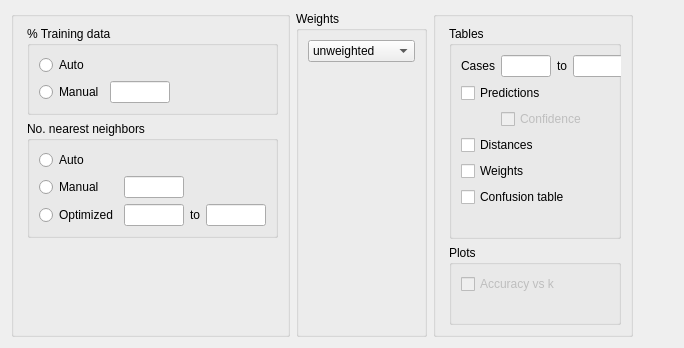
    <widget class="QWidget" name="advancedOptions_2" native="true">
     <layout class="QGridLayout" name="gridLayout_8">
      <item row="0" column="0">
       <widget class="BoundGroupBox" name="bayesFactorType_2">
        <property name="sizePolicy">
         <sizepolicy hsizetype="Fixed" vsizetype="Minimum">
          <horstretch>0</horstretch>
          <verstretch>0</verstretch>
         </sizepolicy>
        </property>
        <property name="title">
         <string/>
        </property>
        <property name="flat">
         <bool>false</bool>
        </property>
        <layout class="QGridLayout" name="gridLayout_16">
         <property name="leftMargin">
          <number>13</number>
         </property>
         <item row="0" column="0">
          <widget class="BoundGroupBox" name="percentageTrainingData">
           <property name="title">
            <string>% Training data</string>
           </property>
           <property name="flat">
            <bool>false</bool>
           </property>
           <layout class="QGridLayout" name="gridLayout_22">
            <item row="1" column="0">
             <widget class="QRadioButton" name="manual_1">
              <property name="sizePolicy">
               <sizepolicy hsizetype="Fixed" vsizetype="Fixed">
                <horstretch>0</horstretch>
                <verstretch>0</verstretch>
               </sizepolicy>
              </property>
              <property name="text">
               <string>Manual</string>
              </property>
             </widget>
            </item>
            <item row="1" column="1">
             <widget class="BoundTextBox" name="trainingDataManual">
              <property name="sizePolicy">
               <sizepolicy hsizetype="Fixed" vsizetype="Preferred">
                <horstretch>0</horstretch>
                <verstretch>0</verstretch>
               </sizepolicy>
              </property>
              <property name="minimumSize">
               <size>
                <width>60</width>
                <height>0</height>
               </size>
              </property>
              <property name="maximumSize">
               <size>
                <width>60</width>
                <height>16777215</height>
               </size>
              </property>
             </widget>
            </item>
            <item row="1" column="2">
             <spacer name="horizontalSpacer_2">
              <property name="orientation">
               <enum>Qt::Horizontal</enum>
              </property>
              <property name="sizeHint" stdset="0">
               <size>
                <width>40</width>
                <height>20</height>
               </size>
              </property>
             </spacer>
            </item>
            <item row="0" column="0">
             <widget class="QRadioButton" name="auto_1">
              <property name="sizePolicy">
               <sizepolicy hsizetype="Fixed" vsizetype="Fixed">
                <horstretch>0</horstretch>
                <verstretch>0</verstretch>
               </sizepolicy>
              </property>
              <property name="text">
               <string>Auto</string>
              </property>
             </widget>
            </item>
           </layout>
          </widget>
         </item>
         <item row="1" column="0">
          <widget class="BoundGroupBox" name="noOfNearestNeighbours">
           <property name="title">
            <string>No. nearest neighbors</string>
           </property>
           <property name="flat">
            <bool>false</bool>
           </property>
           <layout class="QGridLayout" name="gridLayout_17">
            <item row="1" column="0">
             <widget class="QRadioButton" name="manual_2">
              <property name="sizePolicy">
               <sizepolicy hsizetype="Fixed" vsizetype="Fixed">
                <horstretch>0</horstretch>
                <verstretch>0</verstretch>
               </sizepolicy>
              </property>
              <property name="text">
               <string>Manual</string>
              </property>
             </widget>
            </item>
            <item row="0" column="0">
             <widget class="QRadioButton" name="auto_2">
              <property name="sizePolicy">
               <sizepolicy hsizetype="Fixed" vsizetype="Fixed">
                <horstretch>0</horstretch>
                <verstretch>0</verstretch>
               </sizepolicy>
              </property>
              <property name="text">
               <string>Auto</string>
              </property>
             </widget>
            </item>
            <item row="1" column="1">
             <widget class="BoundTextBox" name="nearestNeighboursCount">
              <property name="sizePolicy">
               <sizepolicy hsizetype="Fixed" vsizetype="Preferred">
                <horstretch>0</horstretch>
                <verstretch>0</verstretch>
               </sizepolicy>
              </property>
              <property name="minimumSize">
               <size>
                <width>60</width>
                <height>0</height>
               </size>
              </property>
              <property name="maximumSize">
               <size>
                <width>60</width>
                <height>16777215</height>
               </size>
              </property>
             </widget>
            </item>
            <item row="2" column="2">
             <widget class="QLabel" name="label_to">
              <property name="text">
               <string>to</string>
              </property>
             </widget>
            </item>
            <item row="2" column="0">
             <widget class="QRadioButton" name="optimized_2">
              <property name="sizePolicy">
               <sizepolicy hsizetype="Fixed" vsizetype="Fixed">
                <horstretch>0</horstretch>
                <verstretch>0</verstretch>
               </sizepolicy>
              </property>
              <property name="text">
               <string>Optimized</string>
              </property>
             </widget>
            </item>
            <item row="2" column="1">
             <widget class="BoundTextBox" name="optimizedFrom">
              <property name="sizePolicy">
               <sizepolicy hsizetype="Fixed" vsizetype="Preferred">
                <horstretch>0</horstretch>
                <verstretch>0</verstretch>
               </sizepolicy>
              </property>
              <property name="minimumSize">
               <size>
                <width>60</width>
                <height>0</height>
               </size>
              </property>
              <property name="maximumSize">
               <size>
                <width>60</width>
                <height>16777215</height>
               </size>
              </property>
             </widget>
            </item>
            <item row="2" column="3">
             <widget class="BoundTextBox" name="optimizedTo">
              <property name="sizePolicy">
               <sizepolicy hsizetype="Fixed" vsizetype="Preferred">
                <horstretch>0</horstretch>
                <verstretch>0</verstretch>
               </sizepolicy>
              </property>
              <property name="minimumSize">
               <size>
                <width>60</width>
                <height>0</height>
               </size>
              </property>
              <property name="maximumSize">
               <size>
                <width>60</width>
                <height>16777215</height>
               </size>
              </property>
             </widget>
            </item>
           </layout>
          </widget>
         </item>
         <item row="2" column="0">
          <spacer name="verticalSpacer_6">
           <property name="orientation">
            <enum>Qt::Vertical</enum>
           </property>
           <property name="sizeHint" stdset="0">
            <size>
             <width>20</width>
             <height>40</height>
            </size>
           </property>
          </spacer>
         </item>
        </layout>
       </widget>
      </item>
      <item row="0" column="1">
       <widget class="BoundGroupBox" name="noOfTrees_2">
        <property name="title">
         <string>Weights</string>
        </property>
        <property name="flat">
         <bool>false</bool>
        </property>
        <layout class="QGridLayout" name="gridLayout_13">
         <item row="0" column="0">
          <widget class="BoundComboBox" name="weights">
           <property name="enabled">
            <bool>true</bool>
           </property>
           <item>
            <property name="text">
             <string>unweighted</string>
            </property>
           </item>
           <item>
            <property name="text">
             <string>optimal</string>
            </property>
           </item>
           <item>
            <property name="text">
             <string>triangular</string>
            </property>
           </item>
           <item>
            <property name="text">
             <string>epanechnikov</string>
            </property>
           </item>
           <item>
            <property name="text">
             <string>biweight</string>
            </property>
           </item>
           <item>
            <property name="text">
             <string>triweight</string>
            </property>
           </item>
           <item>
            <property name="text">
             <string>cos</string>
            </property>
           </item>
           <item>
            <property name="text">
             <string>inv</string>
            </property>
           </item>
           <item>
            <property name="text">
             <string>Gaussian</string>
            </property>
           </item>
           <item>
            <property name="text">
             <string>rank</string>
            </property>
           </item>
          </widget>
         </item>
         <item row="1" column="0">
          <spacer name="verticalSpacer_7">
           <property name="orientation">
            <enum>Qt::Vertical</enum>
           </property>
           <property name="sizeHint" stdset="0">
            <size>
             <width>20</width>
             <height>40</height>
            </size>
           </property>
          </spacer>
         </item>
        </layout>
       </widget>
      </item>
      <item row="0" column="3" colspan="2">
       <widget class="BoundGroupBox" name="bayesFactorType_3">
        <property name="sizePolicy">
         <sizepolicy hsizetype="Fixed" vsizetype="Minimum">
          <horstretch>0</horstretch>
          <verstretch>0</verstretch>
         </sizepolicy>
        </property>
        <property name="minimumSize">
         <size>
          <width>200</width>
          <height>0</height>
         </size>
        </property>
        <property name="maximumSize">
         <size>
          <width>100</width>
          <height>16777215</height>
         </size>
        </property>
        <property name="title">
         <string/>
        </property>
        <property name="flat">
         <bool>false</bool>
        </property>
        <layout class="QGridLayout" name="gridLayout_18">
         <property name="leftMargin">
          <number>13</number>
         </property>
         <item row="1" column="0">
          <widget class="GroupBox" name="plots">
           <property name="minimumSize">
            <size>
             <width>0</width>
             <height>80</height>
            </size>
           </property>
           <property name="maximumSize">
            <size>
             <width>300</width>
             <height>80</height>
            </size>
           </property>
           <property name="title">
            <string>Plots</string>
           </property>
           <layout class="QGridLayout" name="gridLayout_10">
            <item row="0" column="0">
             <widget class="BoundCheckBox" name="plotErrorVsK">
              <property name="enabled">
               <bool>false</bool>
              </property>
              <property name="text">
               <string>Accuracy vs k</string>
              </property>
             </widget>
            </item>
            <item row="1" column="0">
             <spacer name="verticalSpacer_10">
              <property name="orientation">
               <enum>Qt::Vertical</enum>
              </property>
              <property name="sizeHint" stdset="0">
               <size>
                <width>20</width>
                <height>40</height>
               </size>
              </property>
             </spacer>
            </item>
           </layout>
          </widget>
         </item>
         <item row="0" column="0">
          <widget class="GroupBox" name="tables">
           <property name="title">
            <string>Tables</string>
           </property>
           <layout class="QGridLayout" name="gridLayout_9">
            <item row="0" column="0">
             <widget class="QLabel" name="label_7">
              <property name="text">
               <string>Cases</string>
              </property>
             </widget>
            </item>
            <item row="0" column="1" colspan="2">
             <widget class="BoundTextBox" name="predictionsFrom">
              <property name="enabled">
               <bool>true</bool>
              </property>
              <property name="minimumSize">
               <size>
                <width>50</width>
                <height>0</height>
               </size>
              </property>
              <property name="maximumSize">
               <size>
                <width>50</width>
                <height>16777215</height>
               </size>
              </property>
             </widget>
            </item>
            <item row="0" column="3">
             <widget class="QLabel" name="label">
              <property name="text">
               <string>to</string>
              </property>
             </widget>
            </item>
            <item row="0" column="4">
             <widget class="BoundTextBox" name="predictionsTo">
              <property name="enabled">
               <bool>true</bool>
              </property>
              <property name="minimumSize">
               <size>
                <width>50</width>
                <height>0</height>
               </size>
              </property>
              <property name="maximumSize">
               <size>
                <width>50</width>
                <height>16777215</height>
               </size>
              </property>
             </widget>
            </item>
            <item row="0" column="5">
             <spacer name="horizontalSpacer_5">
              <property name="orientation">
               <enum>Qt::Horizontal</enum>
              </property>
              <property name="sizeHint" stdset="0">
               <size>
                <width>40</width>
                <height>20</height>
               </size>
              </property>
             </spacer>
            </item>
            <item row="1" column="0" colspan="3">
             <widget class="BoundCheckBox" name="tablePredictions">
              <property name="sizePolicy">
               <sizepolicy hsizetype="Fixed" vsizetype="Fixed">
                <horstretch>0</horstretch>
                <verstretch>0</verstretch>
               </sizepolicy>
              </property>
              <property name="text">
               <string>Predictions</string>
              </property>
             </widget>
            </item>
            <item row="2" column="1" colspan="4">
             <widget class="BoundCheckBox" name="tablePredictionsConfidence">
              <property name="enabled">
               <bool>false</bool>
              </property>
              <property name="sizePolicy">
               <sizepolicy hsizetype="Fixed" vsizetype="Fixed">
                <horstretch>0</horstretch>
                <verstretch>0</verstretch>
               </sizepolicy>
              </property>
              <property name="layoutDirection">
               <enum>Qt::LeftToRight</enum>
              </property>
              <property name="text">
               <string>Confidence</string>
              </property>
             </widget>
            </item>
            <item row="3" column="0" colspan="3">
             <widget class="BoundCheckBox" name="tableDistances">
              <property name="sizePolicy">
               <sizepolicy hsizetype="Fixed" vsizetype="Fixed">
                <horstretch>0</horstretch>
                <verstretch>0</verstretch>
               </sizepolicy>
              </property>
              <property name="text">
               <string>Distances</string>
              </property>
             </widget>
            </item>
            <item row="4" column="0" colspan="3">
             <widget class="BoundCheckBox" name="tableWeights">
              <property name="sizePolicy">
               <sizepolicy hsizetype="Fixed" vsizetype="Fixed">
                <horstretch>0</horstretch>
                <verstretch>0</verstretch>
               </sizepolicy>
              </property>
              <property name="text">
               <string>Weights</string>
              </property>
             </widget>
            </item>
            <item row="5" column="0" rowspan="2" colspan="5">
             <widget class="BoundCheckBox" name="confusionTable">
              <property name="minimumSize">
               <size>
                <width>100</width>
                <height>0</height>
               </size>
              </property>
              <property name="text">
               <string>Confusion table</string>
              </property>
              <property name="checked">
               <bool>false</bool>
              </property>
             </widget>
            </item>
            <item row="6" column="1">
             <widget class="QWidget" name="widget" native="true">
              <property name="minimumSize">
               <size>
                <width>10</width>
                <height>0</height>
               </size>
              </property>
              <property name="maximumSize">
               <size>
                <width>10</width>
                <height>16777215</height>
               </size>
              </property>
             </widget>
            </item>
            <item row="7" column="2">
             <widget class="QLabel" name="label_17">
              <property name="minimumSize">
               <size>
                <width>10</width>
                <height>0</height>
               </size>
              </property>
              <property name="maximumSize">
               <size>
                <width>10</width>
                <height>16777215</height>
               </size>
              </property>
              <property name="text">
               <string/>
              </property>
             </widget>
            </item>
           </layout>
          </widget>
         </item>
        </layout>
       </widget>
      </item>
      <item row="0" column="5">
       <spacer name="horizontalSpacer_8">
        <property name="orientation">
         <enum>Qt::Horizontal</enum>
        </property>
        <property name="sizeHint" stdset="0">
         <size>
          <width>40</width>
          <height>20</height>
         </size>
        </property>
       </spacer>
      </item>
     </layout>
    </widget>
